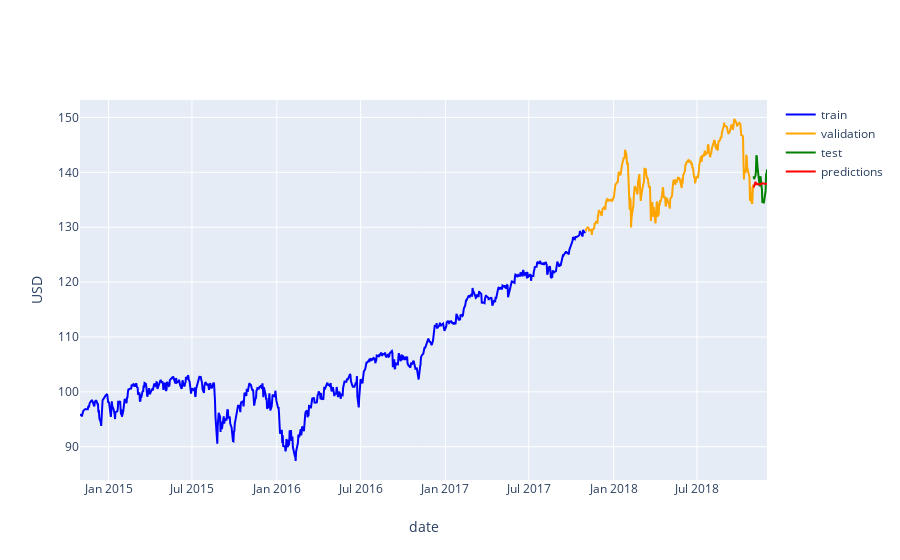

Source (notebook cell):
### Code cell
# Plot test predictions
fig = go.Figure()

# Add traces
fig.add_trace(go.Scatter(x=train['date'], 
                         y=train['adj_close'],
                         mode='lines',
                         name='train',
                         line=dict(color='blue')))
fig.add_trace(go.Scatter(x=val['date'], 
                         y=val['adj_close'],
                         mode='lines',
                         name='validation',
                         line=dict(color='orange')))
fig.add_trace(go.Scatter(x=test['date'], 
                         y=test['adj_close'],
                         mode='lines',
                         name='test',
                         line=dict(color='green')))
fig.add_trace(go.Scatter(x=test[:H]['date'], 
                         y=est,
                         mode='lines',
                         name='predictions',
                         line=dict(color='red')))
fig.update_layout(yaxis=dict(title='USD'),
                  xaxis=dict(title='date'))

### Figure 1 — Plotly figure (JSON) as saved in the notebook; plotly's stock layout.template omitted (floating-point values rounded to 4 significant figures; data arrays with more than 128 entries replaced by an {"elided": "..."} marker saying what was removed)
{"data": [{"line": {"color": "blue"}, "mode": "lines", "name": "train", "type": "scatter", "x": {"elided": "756 str values"}, "y": {"elided": "756 float values"}}, {"line": {"color": "orange"}, "mode": "lines", "name": "validation", "type": "scatter", "x": {"elided": "252 str values"}, "y": {"elided": "252 float values"}}, {"line": {"color": "green"}, "mode": "lines", "name": "test", "type": "scatter", "x": ["2018-11-01T00:00:00", "2018-11-02T00:00:00", "2018-11-05T00:00:00", "2018-11-06T00:00:00", "2018-11-07T00:00:00", "2018-11-08T00:00:00", "2018-11-09T00:00:00", "2018-11-12T00:00:00", "2018-11-13T00:00:00", "2018-11-14T00:00:00", "2018-11-15T00:00:00", "2018-11-16T00:00:00", "2018-11-19T00:00:00", "2018-11-20T00:00:00", "2018-11-21T00:00:00", "2018-11-23T00:00:00", "2018-11-26T00:00:00", "2018-11-27T00:00:00", "2018-11-28T00:00:00", "2018-11-29T00:00:00", "2018-11-30T00:00:00"], "y": [139.3, 138.7, 139.4, 140.2, 143.1, 142.8, 141.3, 138.6, 138.4, 137.4, 139.0, 139.3, 136.8, 134.4, 135.1, 134.3, 136.4, 136.6, 139.8, 139.5, 140.5]}, {"line": {"color": "red"}, "mode": "lines", "name": "predictions", "type": "scatter", "x": ["2018-11-01T00:00:00", "2018-11-02T00:00:00", "2018-11-05T00:00:00", "2018-11-06T00:00:00", "2018-11-07T00:00:00", "2018-11-08T00:00:00", "2018-11-09T00:00:00", "2018-11-12T00:00:00", "2018-11-13T00:00:00", "2018-11-14T00:00:00", "2018-11-15T00:00:00", "2018-11-16T00:00:00", "2018-11-19T00:00:00", "2018-11-20T00:00:00", "2018-11-21T00:00:00", "2018-11-23T00:00:00", "2018-11-26T00:00:00", "2018-11-27T00:00:00", "2018-11-28T00:00:00", "2018-11-29T00:00:00", "2018-11-30T00:00:00"], "y": [137.2, 137.5, 138.3, 138.0, 137.7, 138.0, 137.8, 137.8, 137.9, 137.8, 137.8, 137.9, 138.0, 138.0, 138.0, 138.0, 137.9, 137.9, 137.9, 137.9, 137.9]}], "layout": {"xaxis": {"title": {"text": "date"}}, "yaxis": {"title": {"text": "USD"}}}}
